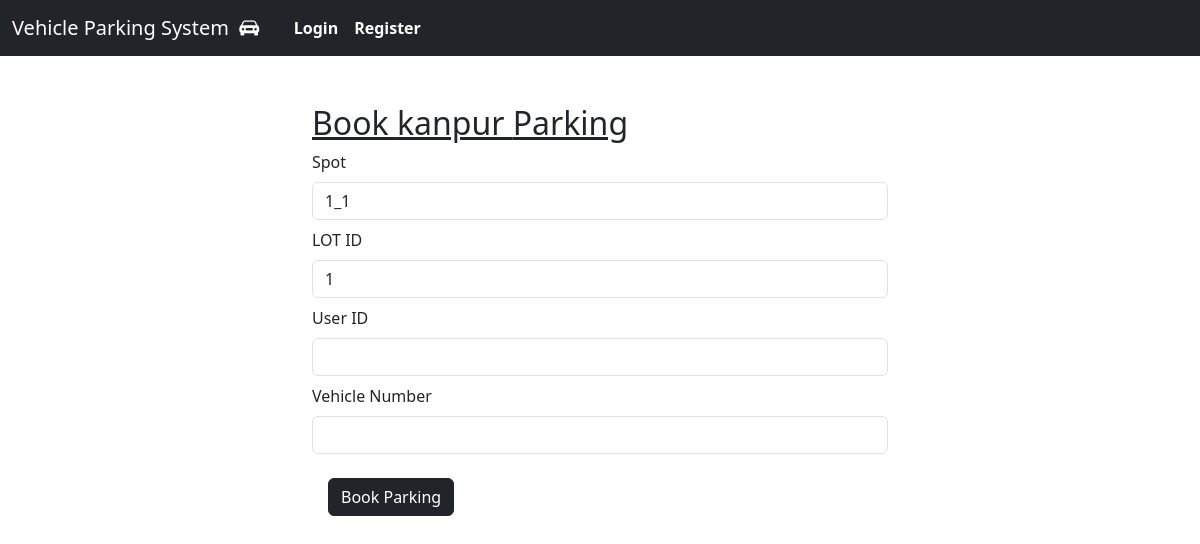
The page /book_parking/1 on the database as committed earlier.
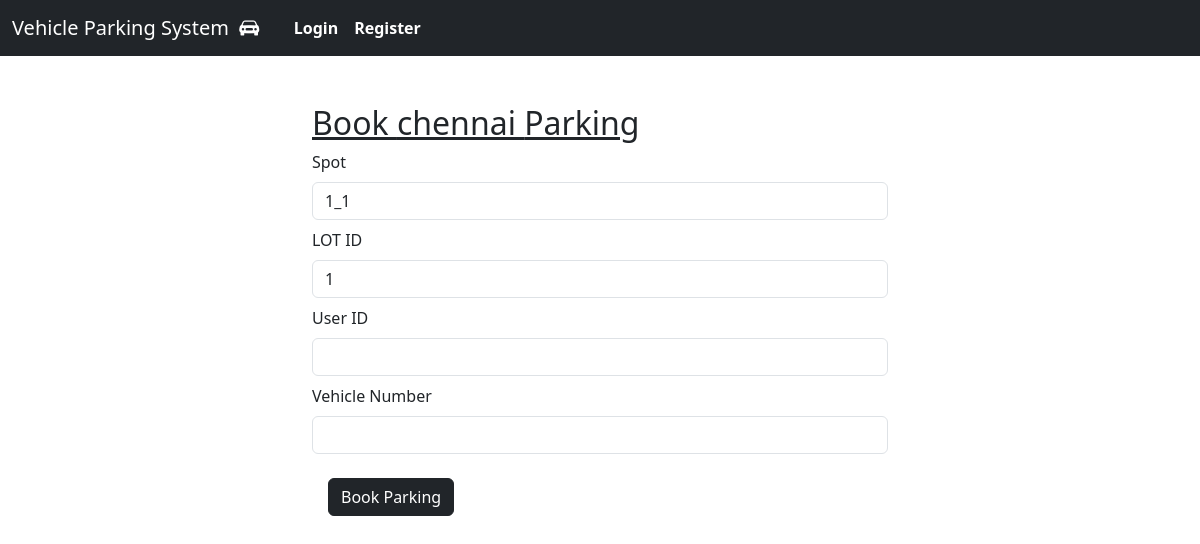
The same page on the database as committed later.
### controllers/models.py (models this page shows)
class ParkingLot(db.Model):
    id = db.Column(db.Integer, primary_key=True, autoincrement=True)
    location = db.Column(db.String(100), nullable=False)
    address = db.Column(db.String(200), nullable=False)
    pin_code = db.Column(db.String, nullable=False)
    price = db.Column(db.String, nullable=False)
    max_spots = db.Column(db.Integer, nullable=False)
    spots = db.relationship('ParkingSpot', backref='lot', cascade="all, delete-orphan")

### controllers/general_routes.py (the view, shortened to what this page needs)
@app.route('/book_parking/<int:parking_lot_id>', methods=['GET', 'POST'])
def book_parking(parking_lot_id):
    parking_lot = ParkingLot.query.get_or_404(parking_lot_id)
    spot = ParkingSpot.query.filter_by(lot_id=parking_lot.id, status='A').first()
    if not spot:
        flash('No available parking spots in this lot.', 'error')
        return redirect(url_for('user_search_parking'))
    if not parking_lot:
        flash('Parking lot not found.', 'error')
        return redirect(url_for('user_search_parking'))
    return render_template('book_parking.html', parking_lot=parking_lot, spot=spot)

### templates/book_parking.html (shortened to what this page needs)
<!DOCTYPE html>
<html lang="en">
<head>
</head>
{% include 'index.html' %}
<body>
    {% block content %}
    <div class="container-fluid">
        <div class="row justify-content-center">
            <div class="col-6 m-3">
                <h2><u>Book {{ parking_lot.location }} Parking</u></h2>
                <form method="post" action="/book_parking/{{ parking_lot.id }}">
                    <div class="mb-2">
                        <label for="spot" class="form-label">Spot</label>
                        <input type="text" class="form-control" id="spot" name="spot" value="{{ spot.spot }}" required>
                    </div>
                    <div class="mb-2">
                        <label for="lot_id" class="form-label">LOT ID</label>
                        <input type="text" class="form-control" id="lot_id" name="lot_id" value="{{ parking_lot.id }}" required>
                    </div>
                    <div class="mb-2">
                        <label for="user_id" class="form-label">User ID</label>
                        <input type="text" class="form-control" id="user_id" name="user_id" value="{{ session['user_id'] }}" required>
                    </div>
                    <div class="mb-2">
                        <label for="vehicle_number" class="form-label">Vehicle Number</label>
                        <input type="text" class="form-control" id="vehicle_number" name="vehicle_number" required>
                    </div>
                    <button type="submit" class="btn btn-dark m-3">Book Parking</button>
                </form>
            </div>
        </div>
    </div>
    {%endblock%}
</body>
</html>

Rows that differ between the two databases and show on the page:
changed ParkingLot id 1: location "kanpur" → "chennai"
